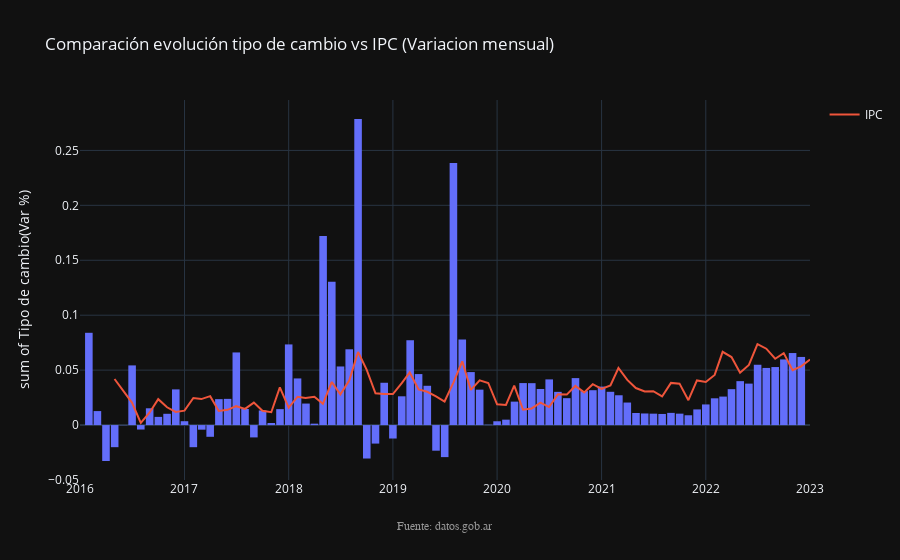

The notebook cell saved with this chart:
### Code cell
fig = px.histogram(tipo_de_cambio, x="indice_tiempo", y="Tipo de cambio(Var %)", title="Comparación evolución tipo de cambio vs IPC (Variacion mensual)",
                    template="plotly_dark",labels={"indice_tiempo":""})
fig.update_traces(xbins_size="M1", hovertemplate=None)
fig.update_xaxes(showgrid=True)
fig.update_layout(bargap=0.1)
fig.add_trace(go.Scatter(x=tipo_de_cambio["indice_tiempo"], y=tipo_de_cambio["IPC general(Var %)"], name="IPC"))
fig.update_layout(hovermode="x unified")
annotations = []
# Source
annotations.append(dict(xref='paper', yref='paper', x=0.5, y=-0.1,
                              xanchor='center', yanchor='top',
                              text='Fuente: datos.gob.ar',
                              font=dict(family='Arial',
                                        size=12,
                                        color='rgb(150,150,150)'),
                              showarrow=False))
fig.update_layout(annotations=annotations)

fig.show()
